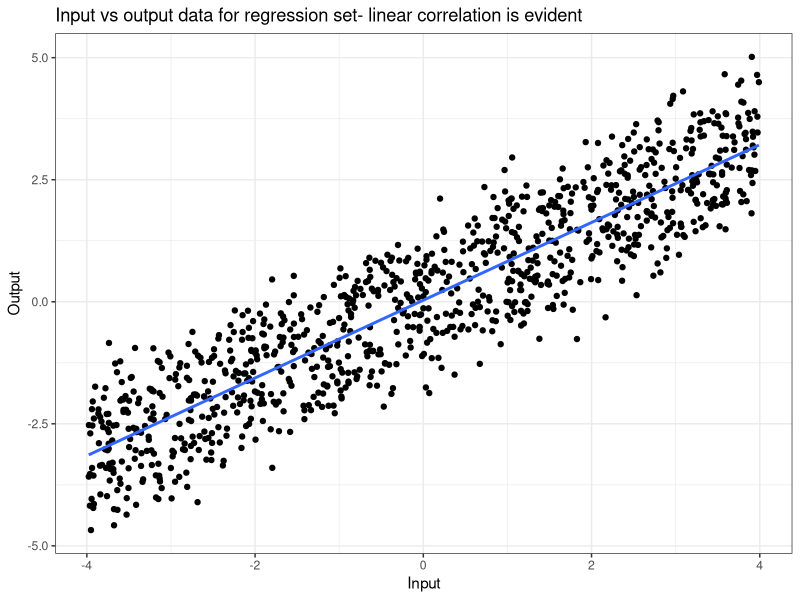
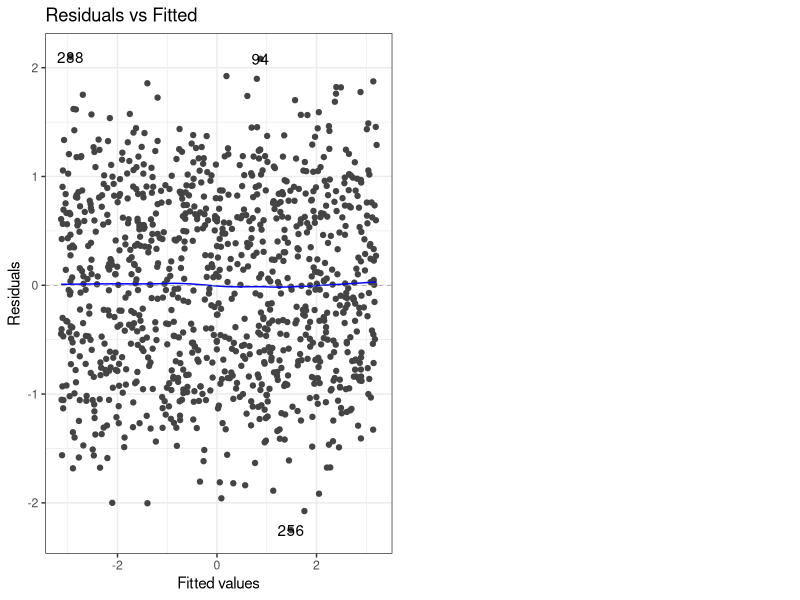
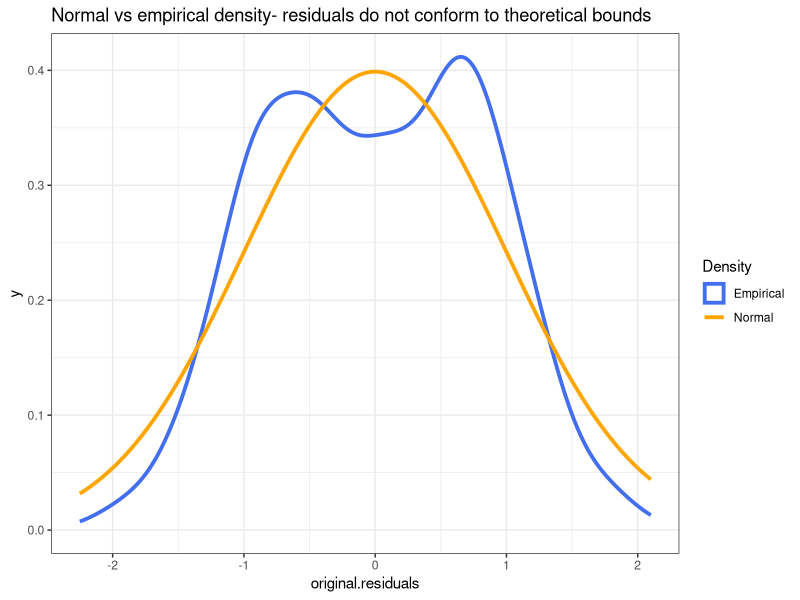
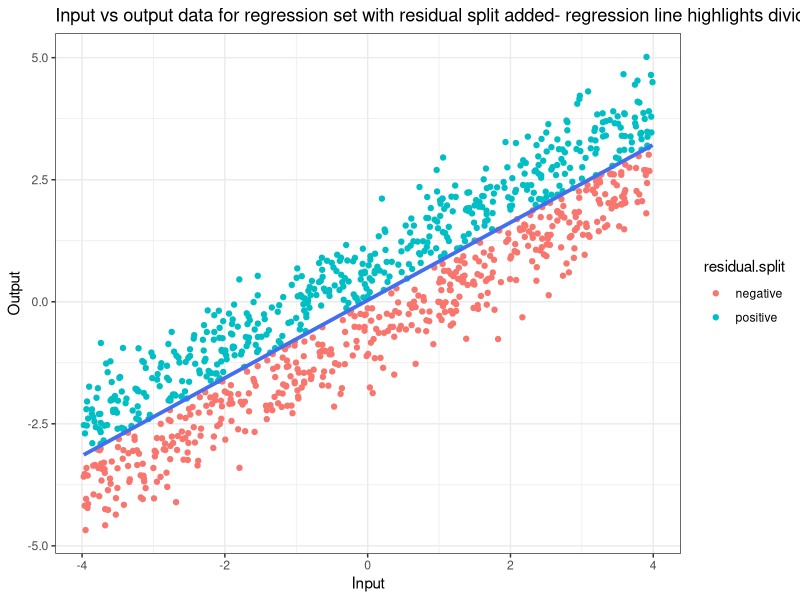
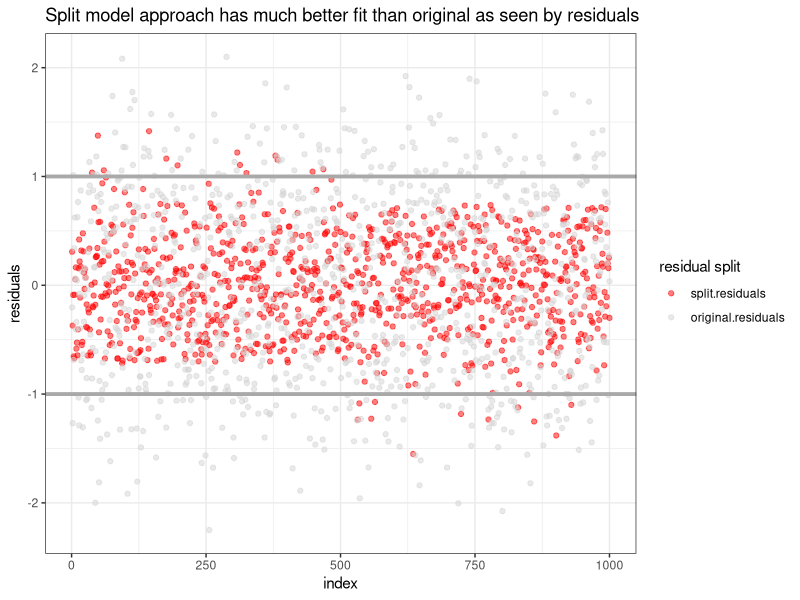
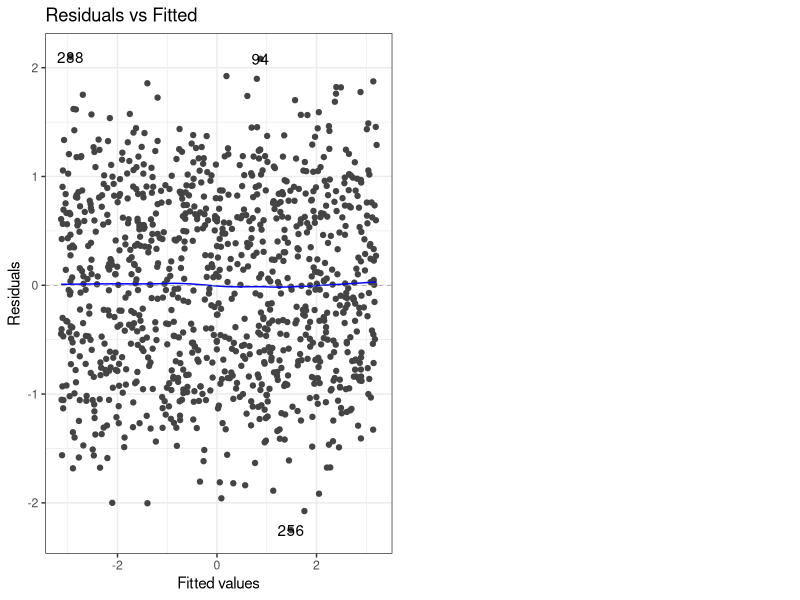
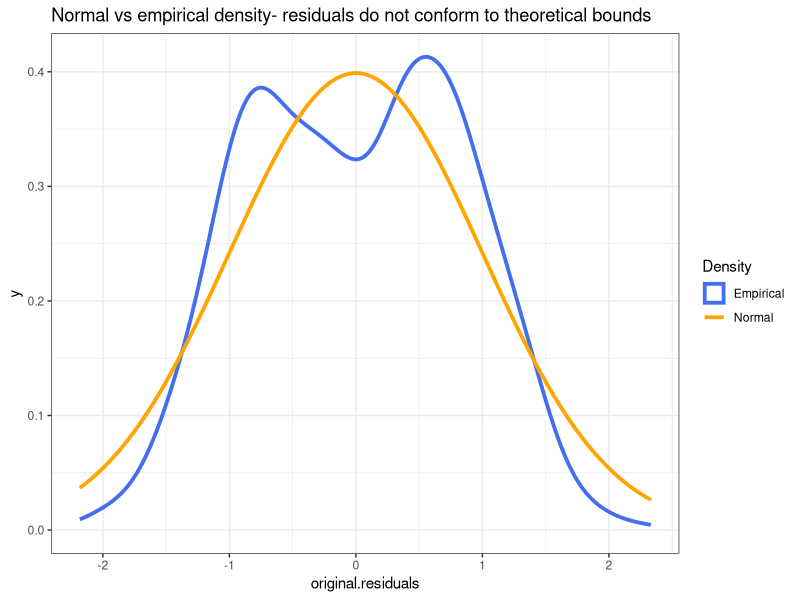
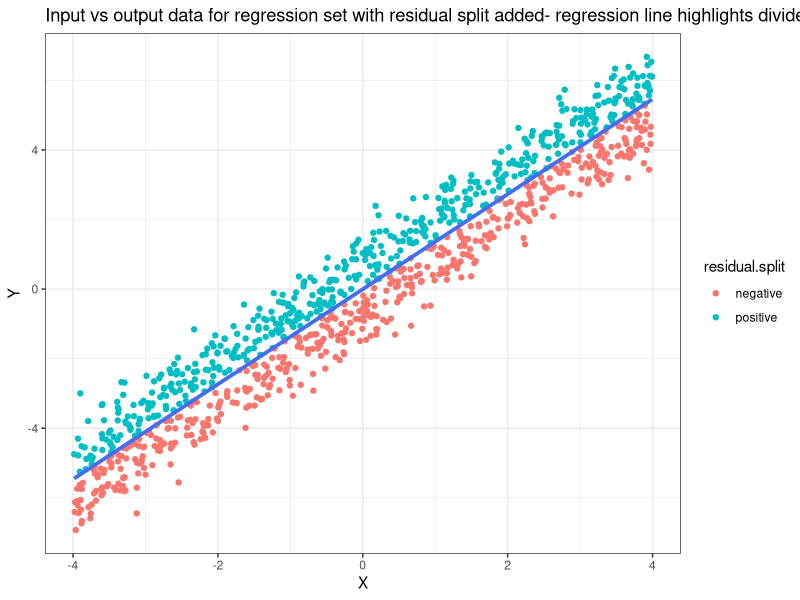

Recreate these plots in R, in order.
library(dplyr)
library(ggplot2)
library(ggfortify)
library(reshape2)

regression_data <- read.csv("Week4_StatisticalAnalysis.csv")

head(regression_data)

theme_set(
  theme_bw()
)

regression_data %>%
  ggplot(aes(Input, Output)) +
  geom_jitter() +
  geom_smooth(method = "lm", se = F) +
  labs(title = "Input vs output data for regression set- linear correlation is evident")

linear_model <- lm(Output ~ Input, data = regression_data)

summary(linear_model)$coefficients

#checking residual sigma in different methods
summary(linear_model)$sigma ^ 2

var(linear_model$residuals) * 999/998

sum(linear_model$residuals ^ 2) / linear_model$df.residual

autoplot(linear_model, which = 1)

regression_data <- regression_data %>%
  mutate(original.residuals = linear_model$residuals,
         residual.split = ifelse(original.residuals >= 0, "positive", "negative"))

regression_data %>%
  ggplot(aes(original.residuals)) +
  geom_density(aes(colour = "Empirical"), size = 1.3) +
  stat_function(aes(colour = "Normal"), size = 1.3, fun = dnorm) +
  scale_colour_manual(name = "Density", values = c("royalblue2", "orange")) +
  labs(title = "Normal vs empirical density- residuals do not conform to theoretical bounds")

residual_sequence <- ifelse(
  regression_data$residuals >= 0, 1, 0
)

head(residual_sequence, 10)

regression_data %>%
  ggplot(aes(Input, Output, colour = residual.split)) +
  geom_jitter() +
  geom_smooth(method = "lm", se = F, colour = "royalblue2", size = 1.3) +
  labs(title  = "Input vs output data for regression set with residual split added- regression line highlights divide")

#linear models for both groups
positive_group <- regression_data %>%
  filter(residual.split == "positive")

positive_lm <- lm(Output ~ Input, data = positive_group)

summary(positive_lm)$coefficients

summary(positive_lm)

negative_group <- regression_data %>%
  filter(residual.split == "negative")

negative_lm <- lm(Output ~ Input, data = negative_group)

summary(negative_lm)$coefficients

summary(negative_lm)

#residual comparison
split_residuals <- data.frame(
  split.residuals = positive_lm$residuals
)

split_residuals2 <- data.frame(
  split.residuals = negative_lm$residuals
)

split_residuals <- bind_rows(split_residuals, split_residuals2)

split_residuals <- split_residuals %>%
  mutate(index = 1:1000,
         original.residuals = regression_data$original.residuals)

split_residuals <- melt(split_residuals, 
                        id.vars = "index",
                        value.name = "residuals", 
                        variable.name = "residual.split")

split_residuals %>%
  ggplot(aes(index, residuals, colour = residual.split)) +
  geom_point(alpha = .5) +
  scale_colour_manual(name = "residual split", values = c("red", "lightgray")) +
  geom_hline(yintercept = 1, colour = "darkgray", size = 1.3) +
  geom_hline(yintercept = -1, colour = "darkgray", size = 1.3) +
  labs(title = "Split model approach has much better fit than original as seen by residuals")

#test- with new data
test_data <- read.csv("Week4_Test_Sample.csv", sep = "")

test_lm <- lm(Y ~ X, data = test_data)

summary(test_lm)$coefficients

summary(test_lm)

autoplot(linear_model, which = 1)

test_data <- test_data %>%
  mutate(original.residuals = test_lm$residuals,
         residual.split = ifelse(original.residuals >= 0, "positive", "negative"))

test_data %>%
  ggplot(aes(original.residuals)) +
  geom_density(aes(colour = "Empirical"), size = 1.3) +
  stat_function(aes(colour = "Normal"), size = 1.3, fun = dnorm) +
  scale_colour_manual(name = "Density", values = c("royalblue2", "orange")) +
  labs(title = "Normal vs empirical density- residuals do not conform to theoretical bounds")

residual_sequence <-  data.frame(
  Unscrambled.Selection.Sequence = ifelse(
    test_data$original.residuals >= 0, 1, 0
  )
)

head(residual_sequence, 10)

test_data %>%
  ggplot(aes(X, Y, colour = residual.split)) +
  geom_jitter() +
  geom_smooth(method = "lm", se = F, colour = "royalblue2", size = 1.3) +
  labs(title  = "Input vs output data for regression set with residual split added- regression line highlights divide")

write.csv(residual_sequence, "week4_test_upload.csv", row.names = F)
